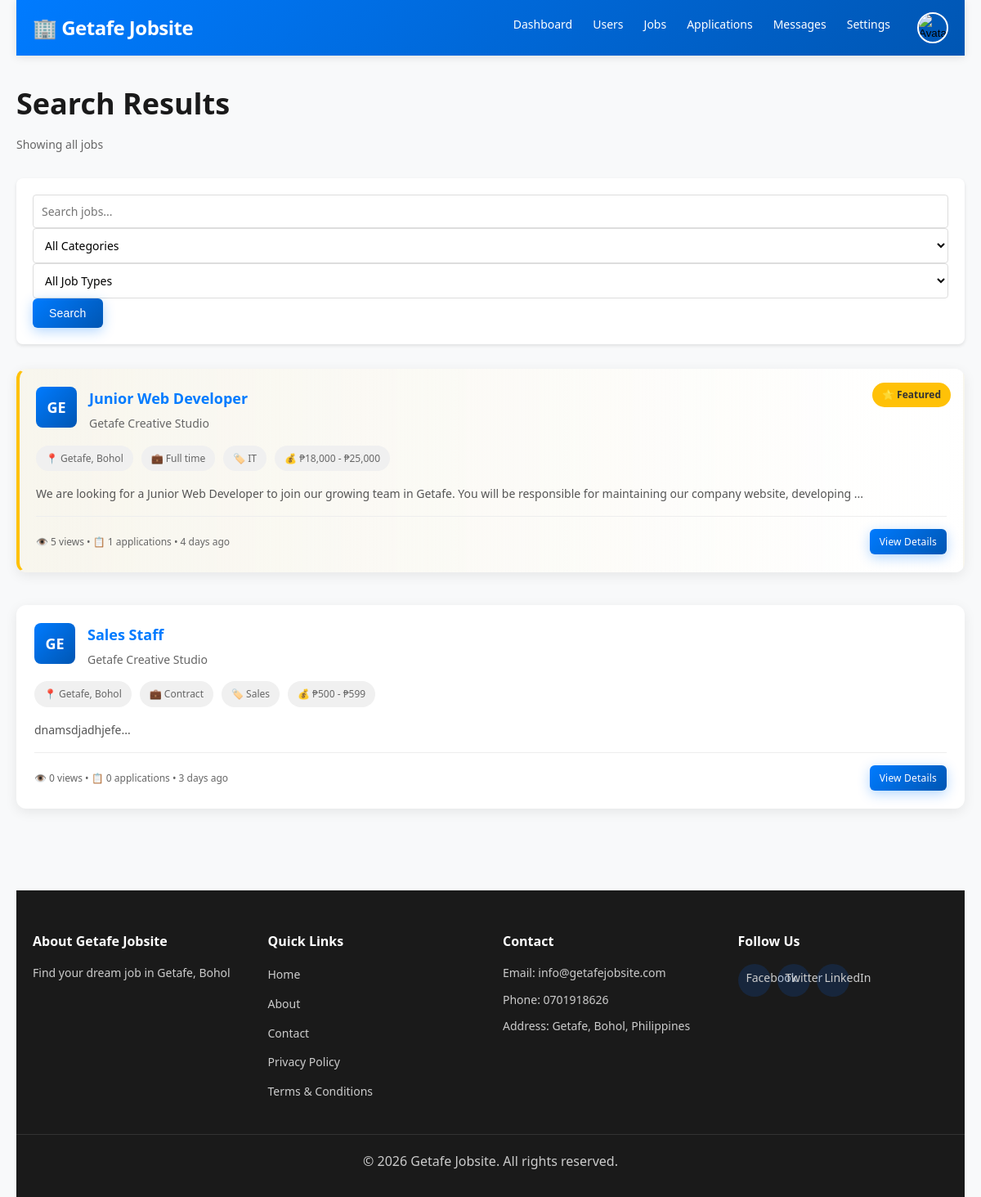
The app's page /public/search.php (signed in), older data.
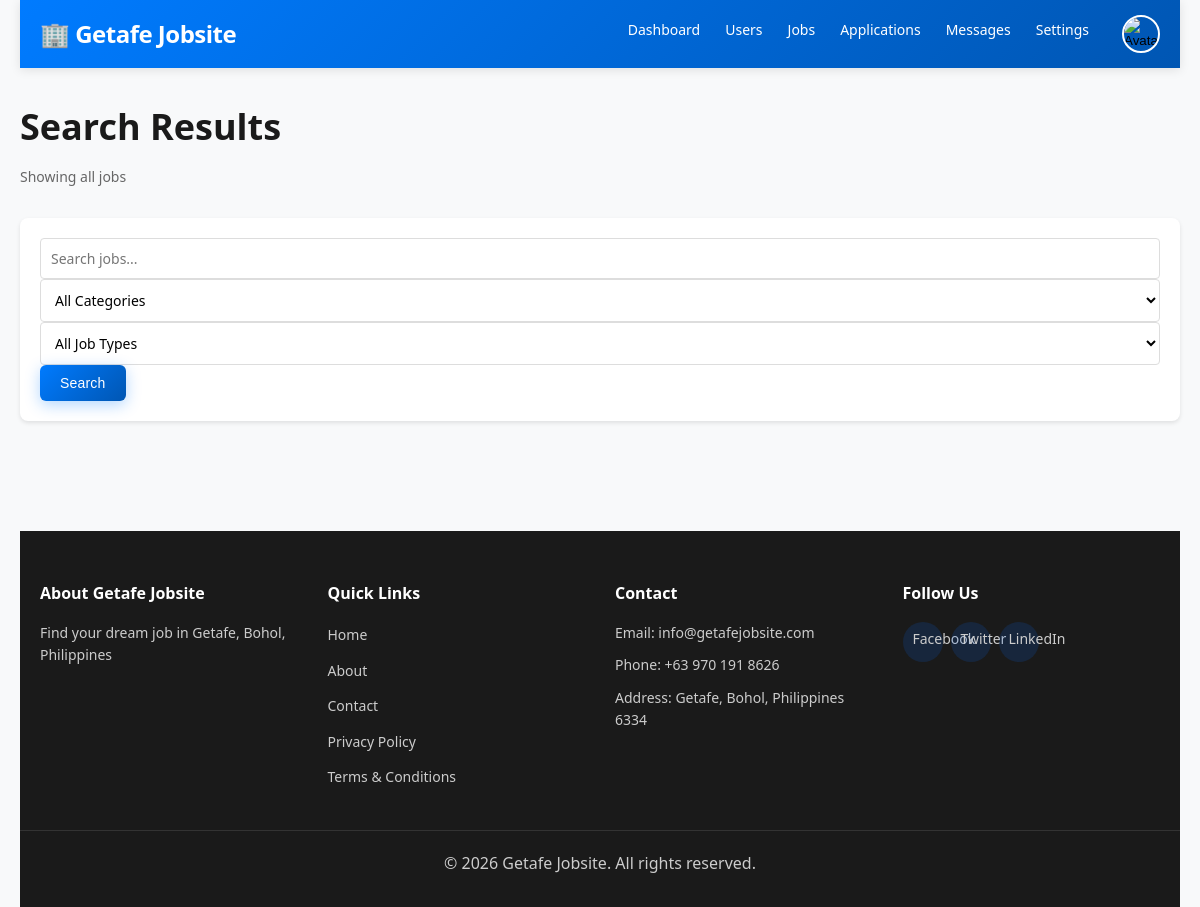
The same page, newer data.
### tables this page shows
CREATE TABLE `jobs` (
  `id` int(11) NOT NULL AUTO_INCREMENT,
  `title` varchar(255) NOT NULL,
  `description` longtext NOT NULL,
  `category` varchar(100) NOT NULL,
  `company` varchar(255) NOT NULL,
  `location` varchar(255) DEFAULT 'Getafe, Bohol',
  `salary_min` int(11) DEFAULT NULL,
  `salary_max` int(11) DEFAULT NULL,
  `job_type` enum('full-time','part-time','contract','temporary','internship') NOT NULL,
  `experience_level` enum('entry','mid','senior','executive') DEFAULT 'mid',
  `requirements` longtext DEFAULT NULL,
  `benefits` longtext DEFAULT NULL,
  `posted_by` int(11) NOT NULL,
  `applications_count` int(11) DEFAULT 0,
  `views_count` int(11) DEFAULT 0,
  `is_active` tinyint(1) DEFAULT 1,
  `is_featured` tinyint(1) DEFAULT 0,
  `featured_until` datetime DEFAULT NULL,
  `created_at` timestamp NOT NULL DEFAULT current_timestamp(),
  `updated_at` timestamp NOT NULL DEFAULT current_timestamp() ON UPDATE current_timestamp(),
  `featured_paid` tinyint(1) DEFAULT 0,
  PRIMARY KEY (`id`),
  KEY `idx_category` (`category`),
  KEY `idx_job_type` (`job_type`),
  KEY `idx_is_active` (`is_active`),
  KEY `idx_created_at` (`created_at`),
  KEY `jobs_ibfk_1` (`posted_by`),
  KEY `idx_job_featured` (`is_featured`,`featured_until`),
  CONSTRAINT `jobs_ibfk_1` FOREIGN KEY (`posted_by`) REFERENCES `users` (`id`) ON DELETE CASCADE
);

CREATE TABLE `users` (
  `id` int(11) NOT NULL AUTO_INCREMENT,
  `first_name` varchar(100) NOT NULL,
  `last_name` varchar(100) NOT NULL,
  `email` varchar(100) NOT NULL,
  `password` varchar(255) NOT NULL,
  `user_type` enum('jobseeker','employer','admin') NOT NULL DEFAULT 'jobseeker',
  `phone` varchar(20) DEFAULT NULL,
  `location` varchar(255) DEFAULT 'Getafe, Bohol',
  `avatar` varchar(255) DEFAULT NULL,
  `bio` text DEFAULT NULL,
  `skills` varchar(500) DEFAULT NULL,
  `company` varchar(255) DEFAULT NULL,
  `company_info` text DEFAULT NULL,
  `company_website` varchar(255) DEFAULT NULL,
  `company_logo` varchar(255) DEFAULT NULL,
  `verified` tinyint(1) DEFAULT 0,
  `status` enum('active','inactive','banned') DEFAULT 'active',
  `created_at` timestamp NOT NULL DEFAULT current_timestamp(),
  `updated_at` timestamp NOT NULL DEFAULT current_timestamp() ON UPDATE current_timestamp(),
  PRIMARY KEY (`id`),
  UNIQUE KEY `email` (`email`),
  KEY `idx_email` (`email`),
  KEY `idx_user_type` (`user_type`)
);

CREATE TABLE `settings` (
  `id` int(11) NOT NULL AUTO_INCREMENT,
  `setting_key` varchar(100) DEFAULT NULL,
  `setting_value` longtext DEFAULT NULL,
  `created_at` timestamp NOT NULL DEFAULT current_timestamp(),
  `updated_at` timestamp NOT NULL DEFAULT current_timestamp() ON UPDATE current_timestamp(),
  PRIMARY KEY (`id`),
  UNIQUE KEY `setting_key` (`setting_key`)
);

### config/config.php (called while the page is built, shortened)
<?php
require_once __DIR__ . '/database.php';
function sanitize($data) {
    global $conn;
    return $conn->real_escape_string(htmlspecialchars(trim($data)));
}
function timeAgo($datetime) {
    $now = new DateTime();
    $ago = new DateTime($datetime);
    $diff = $now->diff($ago);
    if ($diff->d > 30) {
        return $ago->format('M d, Y');
    } else if ($diff->d > 0) {
        return $diff->d . ' day' . ($diff->d > 1 ? 's' : '') . ' ago';
    } else if ($diff->h > 0) {
        return $diff->h . ' hour' . ($diff->h > 1 ? 's' : '') . ' ago';
    } else if ($diff->i > 0) {
        return $diff->i . ' minute' . ($diff->i > 1 ? 's' : '') . ' ago';
    } else {
        return 'Just now';
    }
}
function formatSalary($min, $max) {
    if ($min && $max) {
        return '₱' . number_format($min) . ' - ₱' . number_format($max);
    }
    return 'Not specified';
}
function getSetting($key, $default = '') {
    global $conn;
    $key = sanitize($key);
    $result = $conn->query("SELECT setting_value FROM settings WHERE setting_key = '$key'");
    if ($result && $result->num_rows > 0) {
        $row = $result->fetch_assoc();
        return $row['setting_value'];
    }
    return $default;
}
?>

### public/search.php (the view, shortened to what the changed rows need)
<?php
require_once '../config/config.php';
$page = (int)($_GET['page'] ?? 1);
$limit = 10;
$offset = ($page - 1) * $limit;
$sql = "SELECT j.*, u.first_name, u.last_name, u.company, u.company_logo
        FROM jobs j
        JOIN users u ON j.posted_by = u.id
        WHERE j.is_active = 1 AND u.status = 'active'";
$count_sql = str_replace('j.*, u.first_name, u.last_name, u.company, u.company_logo', 'COUNT(*) as total', $sql);
$count_result = $conn->query($count_sql);
$count_row = $count_result->fetch_assoc();
$total_jobs = $count_row['total'];
$sql .= " ORDER BY j.is_featured DESC, j.created_at DESC LIMIT $limit OFFSET $offset";
$jobs = $conn->query($sql);
require_once '../includes/header.php';
?>
<div class="container">
    <div class="search-results-page">
        <div class="search-header">
            <h1>Search Results</h1>
        </div>
        <?php if ($total_jobs === 0): ?>
            <div class="no-results">
                <p>No jobs found matching your search criteria.</p>
                <a href="home.php" class="btn btn-primary">Browse All Jobs</a>
            </div>
        <?php else: ?>
            <div class="search-results">
                <?php while ($job = $jobs->fetch_assoc()): ?>
                    <div class="job-card <?php echo $job['is_featured'] ? 'featured' : ''; ?>">
                        <?php if ($job['is_featured']): ?>
                            <span class="featured-badge">⭐ Featured</span>
                        <?php endif; ?>
                        <div class="job-header">
                            <?php if ($job['company_logo']): ?>
                                <img src="<?php echo BASE_URL . $job['company_logo']; ?>"
                                     alt="<?php echo $job['company']; ?>" class="company-logo">
                            <?php else: ?>
                                <div class="company-logo-placeholder">
                                    <?php echo strtoupper(substr($job['company'], 0, 2)); ?>
                                </div>
                            <?php endif; ?>
                            <div class="job-header-content">
                                <h3><a href="job-detail.php?id=<?php echo $job['id']; ?>"><?php echo $job['title']; ?></a></h3>
                                <p class="company"><?php echo $job['company']; ?></p>
                            </div>
                        </div>
                        <div class="job-tags">
                            <span class="tag">📍 <?php echo $job['location']; ?></span>
                            <span class="tag">💼 <?php echo ucfirst(str_replace('-', ' ', $job['job_type'])); ?></span>
                            <span class="tag">🏷️ <?php echo $job['category']; ?></span>
                            <?php if ($job['salary_min'] && $job['salary_max']): ?>
                                <span class="tag">💰 <?php echo formatSalary($job['salary_min'], $job['salary_max']); ?></span>
                            <?php endif; ?>
                        </div>
                        <p class="job-description"><?php echo substr(strip_tags($job['description']), 0, 150) . '...'; ?></p>
                        <div class="job-footer">
                            <small>👁️ <?php echo $job['views_count']; ?> views • 📋 <?php echo $job['applications_count']; ?> applications • <?php echo timeAgo($job['created_at']); ?></small>
                            <a href="job-detail.php?id=<?php echo $job['id']; ?>" class="btn btn-sm btn-primary">View Details</a>
                        </div>
                    </div>
                <?php endwhile; ?>
            </div>
        <?php endif; ?>
    </div>
    <?php require_once '../includes/footer.php'; ?>
</div>
<?php require_once '../includes/footer.php'; ?>
</body>
</html>

### includes/footer.php (shortened to what the changed rows need)
<?php
$site_email = getSetting('site_email', 'info@getafejobsite.com');
$contact_phone = getSetting('contact_phone', '0701918626');
$address = getSetting('address', 'Getafe, Bohol, Philippines');
?>
<footer class="footer">
    <div class="footer-container">
        <div class="footer-section">
            <h4>About <?php echo getSetting('site_name', 'Getafe Jobsite'); ?></h4>
            <p><?php echo getSetting('site_description', 'Find your dream job in Getafe, Bohol'); ?></p>
        </div>
        <div class="footer-section">
            <h4>Contact</h4>
            <p>Email: <?php echo htmlspecialchars($site_email); ?></p>
            <p>Phone: <?php echo htmlspecialchars($contact_phone); ?></p>
            <p>Address: <?php echo htmlspecialchars($address); ?></p>
        </div>
    </div>
</footer>

Row changes from the older to the newer data that the page shows:
removed jobs: is_featured "⭐ Featured", posted_by.company "GE", title "Junior Web Developer", posted_by.company "Getafe Creative Studio", location "Getafe, Bohol", job_type "Full time", category "IT", formatSalary($job['salary_min'], $job['salary_max']) "₱18,000 - ₱25,000", description "We are looking for a Junior Web Developer to join our growing team in Getafe. You will be responsible for maintaining our company website, developing", views_count "5", applications_count "1", created_at "4 days ago"
removed jobs: posted_by.company "GE", title "Sales Staff", posted_by.company "Getafe Creative Studio", location "Getafe, Bohol", job_type "Contract", category "Sales", formatSalary($job['salary_min'], $job['salary_max']) "₱500 - ₱599", description "dnamsdjadhjefe", views_count "0", applications_count "0", created_at "3 days ago", is_featured 0 (drawn)
changed settings: setting_value "Find your dream job in Getafe, Bohol" → "Find your dream job in Getafe, Bohol, Philippines"
changed settings (number 4 of 5 on the later page): setting_value "0701918626" → "+63 970 191 8626"
changed settings: setting_value "Getafe, Bohol, Philippines" → "Getafe, Bohol, Philippines 6334"
